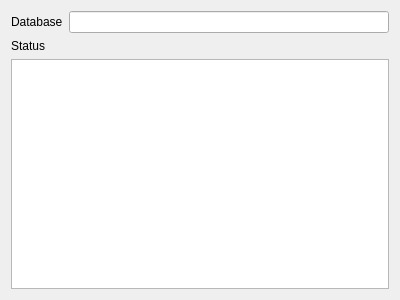
<?xml version="1.0" encoding="UTF-8"?>
<ui version="4.0">
 <class>DialogDBCreate</class>
 <widget class="QWidget" name="DialogDBCreate">
  <property name="geometry">
   <rect>
    <x>0</x>
    <y>0</y>
    <width>400</width>
    <height>300</height>
   </rect>
  </property>
  <property name="windowTitle">
   <string>Create Database</string>
  </property>
  <layout class="QVBoxLayout" name="verticalLayout">
   <item>
    <layout class="QHBoxLayout" name="horizontalLayout">
     <item>
      <widget class="QLabel" name="label">
       <property name="text">
        <string>Database</string>
       </property>
      </widget>
     </item>
     <item>
      <widget class="Gui::PrefLineEdit" name="editDatabase">
       <property name="prefEntry" stdset="0">
        <cstring>Database</cstring>
       </property>
       <property name="prefPath" stdset="0">
        <cstring>Mod/MaterialWS</cstring>
       </property>
      </widget>
     </item>
    </layout>
   </item>
   <item>
    <widget class="QLabel" name="label_2">
     <property name="text">
      <string>Status</string>
     </property>
    </widget>
   </item>
   <item>
    <widget class="QTextEdit" name="textStatus">
     <property name="lineWrapMode">
      <enum>QTextEdit::NoWrap</enum>
     </property>
    </widget>
   </item>
  </layout>
 </widget>
 <customwidgets>
  <customwidget>
   <class>Gui::PrefLineEdit</class>
   <extends>QLineEdit</extends>
   <header>Gui/PrefWidgets.h</header>
  </customwidget>
 </customwidgets>
 <resources/>
 <connections/>
</ui>
